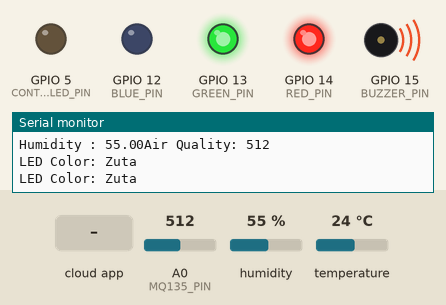
The sketch below on a simulated ESP8266 (NodeMCU). On the bench: output pins drawn as LEDs (lit = HIGH), buzzer (waves = sounding), the last lines printed to the serial monitor. The test bench sets the inputs (shaded band); at power-on: temperature 24 °C, A0 (MQ135_PIN) = 512, humidity 55 %. WiFi joins after 1.5 s; servers stay silent unless stated; the Firebase database answers and starts empty.

Above: at 2.7 s.
2.8 s: temperature set to 21 °C
At 4.8 s:
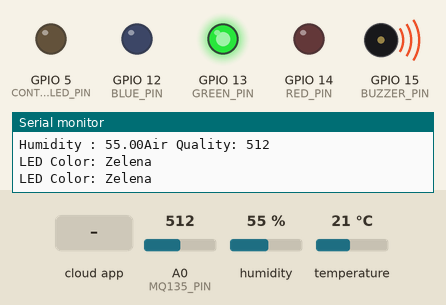
5.1 s: A0 (MQ135_PIN) set to 368
7.0 s: A0 (MQ135_PIN) set to 339
At 8.8 s:
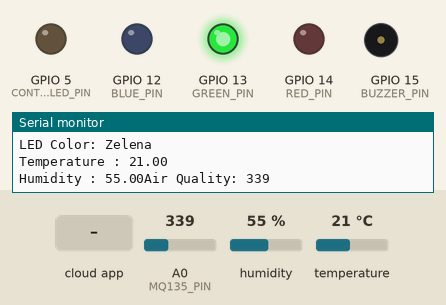
11.5 s: the phone or cloud app sets LED_Control to ON
At 15.6 s:
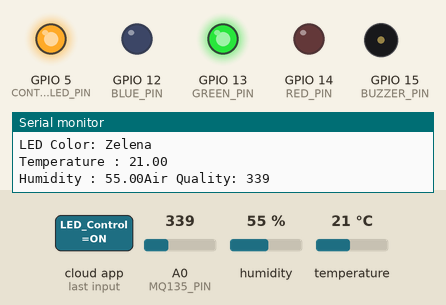
16.1 s: temperature set to 28 °C
At 20.0 s:
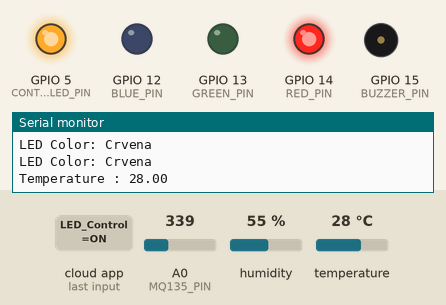
20.1 s: temperature set to 26 °C
23.6 s: temperature set to 23 °C
At 24.7 s:
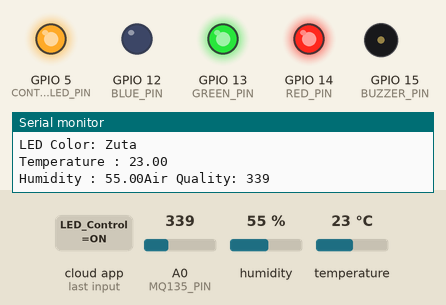
Timing chart, 0 to 28.1 s (numbered marks = the images above; inputs shaded):
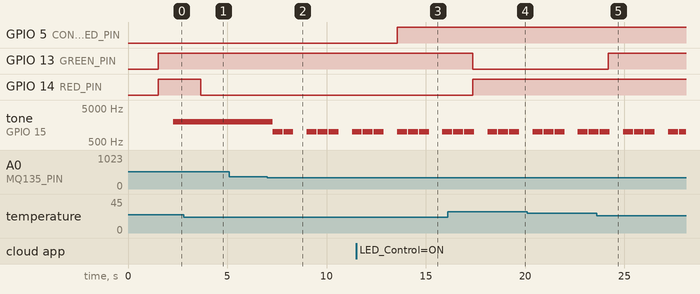

Measured:
- the behaviour switches between 23 and 22 °C on temperature (found by bisection; images 0 and 1)
- the behaviour switches between 351 and 350 on A0 (MQ135_PIN) (found by bisection; images 1 and 2)
- the behaviour switches between 25 and 24 °C on temperature (found by bisection; images 4 and 5)
- after the input at 2.8 s, GPIO 14 (RED_PIN): HIGH → LOW after 0.85 s
- after the input at 7.0 s, tone on GPIO 15 (BUZZER_PIN): plays 1000 Hz for 0.50 s, 1000 Hz for 0.50 s, 1000 Hz for 0.50 s, 1000 Hz for 0.50 s, 1000 Hz for 0.50 s, 1000 Hz for 0.22 s, starting after 0.28 s
- after the input at 11.5 s, GPIO 5 (CONTROL_LED_PIN): LOW → HIGH after 2.1 s
- after the input at 16.1 s, GPIO 13 (GREEN_PIN): HIGH → LOW after 1.3 s; GPIO 14 (RED_PIN): LOW → HIGH after 1.3 s
- after the input at 23.6 s, GPIO 13 (GREEN_PIN): LOW → HIGH after 0.58 s

The sketch:

dht_upload.ino
```cpp
#include <DHT.h>
#include <DHT_U.h>
#include <Arduino.h>
#include <ESP8266WiFi.h>
#include <Firebase_ESP_Client.h>


#define DHTPIN 4
#define DHTTYPE DHT11
#define RED_PIN 14
#define GREEN_PIN 13
#define BLUE_PIN 12
#define CONTROL_LED_PIN 5
#define MQ135_PIN A0
#define BUZZER_PIN 15

DHT dht(DHTPIN, DHTTYPE);

#include "addons/TokenHelper.h"
#include "addons/RTDBHelper.h"

// Insert your network credentials
#define WIFI_SSID "WiFi-SSID"
#define WIFI_PASSWORD "WiFi Password"

// Insert Firebase project API Key
#define API_KEY "Firebase API Key"

// Insert RTDB URLefine the RTDB URL */
#define DATABASE_URL "Firebase database url"

//Define Firebase Data object
FirebaseData fbdo;

FirebaseAuth auth;
FirebaseConfig config;

unsigned long sendDataPrevMillis = 0;
int count = 0;
bool signupOK = false;

void setup(){

  dht.begin();
  Serial.begin(115200);
  WiFi.begin(WIFI_SSID, WIFI_PASSWORD);
  pinMode(RED_PIN, OUTPUT);
  pinMode(GREEN_PIN, OUTPUT);
  pinMode(BLUE_PIN, OUTPUT);
  pinMode(CONTROL_LED_PIN, OUTPUT);
  pinMode(BUZZER_PIN, OUTPUT);

  Serial.print("Connecting to Wi-Fi");
  while (WiFi.status() != WL_CONNECTED){
    Serial.print(".");
    delay(300);
  }
  Serial.println();
  Serial.print("Connected with IP: ");
  Serial.println(WiFi.localIP());
  Serial.println();

  /* Assign the api key (required) */
  config.api_key = API_KEY;

  /* Assign the RTDB URL (required) */
  config.database_url = DATABASE_URL;

  if (Firebase.signUp(&config, &auth, "", "")){
    Serial.println("ok");
    signupOK = true;
  }
  else{
    Serial.printf("%s\n", config.signer.signupError.message.c_str());
  }

  config.token_status_callback = tokenStatusCallback;

  Firebase.begin(&config, &auth);
  Firebase.reconnectWiFi(true);
}

void loop(){
  float temperature = dht.readTemperature();
  float humidity = dht.readHumidity();
  // Check if readings are valid
  if (isnan(temperature) || isnan(humidity)) {
    Serial.println("Failed to read from DHT sensor!");
    return;
  }

  int airQualityValue = analogRead(MQ135_PIN);

  String ledColor;
    if (temperature < 23) {
        digitalWrite(GREEN_PIN, HIGH);
        digitalWrite(RED_PIN, LOW);
        digitalWrite(BLUE_PIN, LOW);
        ledColor = "Zelena";
    } else if (temperature >= 23 && temperature < 25) {
        digitalWrite(GREEN_PIN, HIGH);
        digitalWrite(RED_PIN, HIGH);
        digitalWrite(BLUE_PIN, LOW);
        ledColor = "Zuta";
    } else {
        digitalWrite(GREEN_PIN, LOW);
        digitalWrite(RED_PIN, HIGH);
        digitalWrite(BLUE_PIN, LOW);
        ledColor = "Crvena";
    }

    // Write the LED color to Firebase
    if (Firebase.RTDB.setString(&fbdo, "DHT_11/LED_Color", ledColor.c_str())) {
        Serial.print("LED Color: ");
        Serial.println(ledColor);
    }


  if (Firebase.ready() && signupOK && (millis() - sendDataPrevMillis > 2000 || sendDataPrevMillis == 0)){
    sendDataPrevMillis = millis();
    // Enter Temperature in to the DHT_11 Table
    if (Firebase.RTDB.setInt(&fbdo, "DHT_11/Temperature", temperature)){
      Serial.print("Temperature : ");
      Serial.println(temperature);
    }
    else {
      Serial.println("Failed to Read from the Sensor");
      Serial.println("REASON: " + fbdo.errorReason());
    }


    if (Firebase.RTDB.setFloat(&fbdo, "DHT_11/Humidity", humidity)){
      Serial.print("Humidity : ");
      Serial.print(humidity);
    }
    else {
      Serial.println("Failed to Read from the Sensor");
      Serial.println("REASON: " + fbdo.errorReason());
    }
    if (Firebase.RTDB.setInt(&fbdo, "DHT_11/Air_Quality", airQualityValue)) {
      Serial.print("Air Quality: ");
      Serial.println(airQualityValue);
    }

    if (Firebase.RTDB.getString(&fbdo, "DHT_11/LED_Control")) {
        String ledControlState = fbdo.stringData();

        if (ledControlState == "ON") {
            digitalWrite(CONTROL_LED_PIN, HIGH);  // Turn the LED on
        } else {
            digitalWrite(CONTROL_LED_PIN, LOW);   // Turn the LED off
        }
    } else {
        Serial.println("Failed to get LED control state");
        Serial.println(fbdo.errorReason());
    }
  }

  if (airQualityValue > 350) {
    tone(BUZZER_PIN, 2000);
  } else if (airQualityValue > 300){
    tone(BUZZER_PIN, 1000, 500);
    delay(400);
  } else {
    noTone(BUZZER_PIN);
  }
}
```
